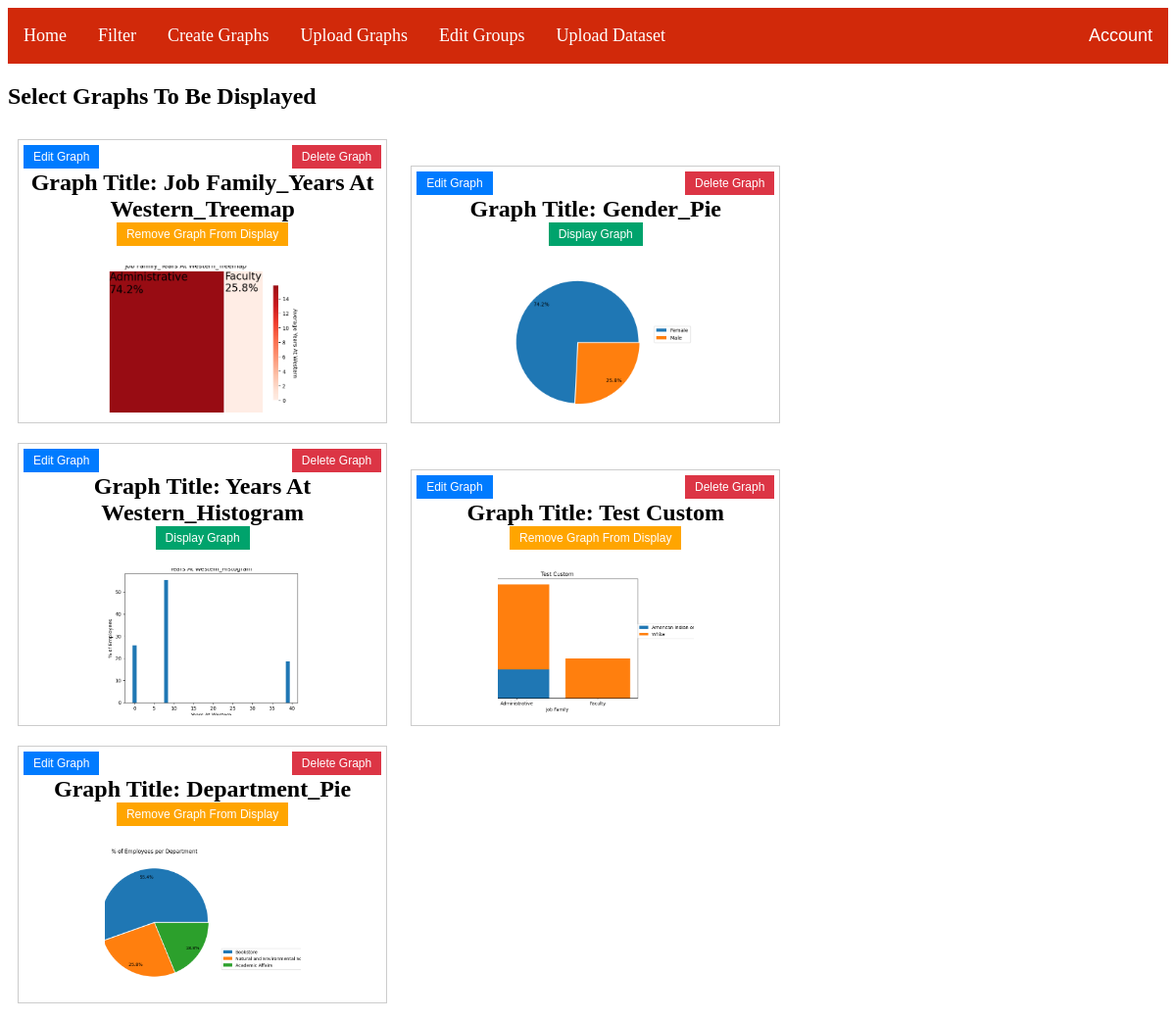
The page /uploadGraphs (signed in) on the database its author committed.
### main.py (models this page shows)
class Graphs(db.Model):
    id = db.Column(db.Integer, primary_key=True)
    path = db.Column(db.String(100), nullable=False)
    title = db.Column(db.String(50), nullable=False)
    description = db.Column(db.String(250), nullable=True)
    type = db.Column(db.String(20))
    useQuantity = db.Column(db.Boolean, default=False)
    currently_displayed = db.Column(db.Boolean, default=False, nullable=False)
    group_id = db.Column(db.Integer, db.ForeignKey('graphgroup.id'), nullable=True)

### main.py (the view)
@app.route("/uploadGraphs", methods=['GET', 'POST'])
@login_required
def selectGraphsForDashboard():
    graphs = Graphs.query.all()
    return render_template('uploadGraphs.html', graphs=graphs)

### main.py (called while the page is built)
@login_manager.user_loader
def load_user(uid):
    return User.query.get(uid)

### templates/uploadGraphs.html (shortened to what this page needs)
{% extends 'base.html' %}
{% block content %}
<head>
</head>
<body>
<h2>Select Graphs To Be Displayed</h2>
{% for graph in graphs %}
    <div class="graph-container" data-graph-id="{{ graph.id }}">
        <h2>Graph Title: {{ graph.title }}
            <button class="edit-button">Edit Graph</button>
            <button class="delete-button">Delete Graph</button>
            <br>
            {% if graph.currently_displayed %} <button class="remove-display-graph-button">Remove Graph From Display</button>
            {% else %} <button class="display-graph-button">Display Graph</button> {% endif %}
        </h2>
        <div class="image-container">
            <img src="{{ graph.path }}" class="thumbnail-img">
        </div>
    </div>
{% endfor %}
</body>
{% endblock %}

### templates/base.html (shortened to what this page needs)
<html>
<head>
    <!DOCTYPE html>
    <link href="/static/style.css" rel="stylesheet">
</head>
{% if current_user.is_authenticated %}
<body>
    <nav>
        <ul>
            <li><a href='/'>Home</a></li>
            <li><a href='/filterGraphs'>Filter</a></li>
            <li><a href='/createGraph'>Create Graphs</a></li>
            <li><a href='/uploadGraphs'>Upload Graphs</a></li>
            <li><a href='/editGroups'>Edit Groups</a></li>
            <li><a href='/uploadDataset'>Upload Dataset</a></li>
            <div class="dropdown">
                <button class="dropbtn">Account  </button>
            </div>
        </ul>
    </nav>
</body>
{% endif %}
{% block content %}
{% endblock %}
</html>

### static/style.css (style rules this page uses)
ul { list-style-type: none; margin: 0; padding: 0; overflow: hidden; background-color: #d1290a; }
li { float: left; }
li a { display: block; color: white; text-align: center; padding: 18px 16px; text-decoration: none; font-size: 18px; }
.dropdown { float: left; overflow: hidden; float: right; }
.dropdown .dropbtn { font-size: 18px; color: white; background-color: #d1290a; border: none; padding: 18px 16px; }

### templates/base.html (style rules this page uses)
nav { position: sticky; top: 0; background-color: #333; z-index: 1; }

### templates/uploadGraphs.html (style rules this page uses)
.edit-button { position: absolute; top: 5px; left: 5px; background-color: #007bff; color: white; border: none; padding: 5px 10px; font-size: 12px; cursor: pointer; }
.delete-button { position: absolute; top: 5px; right: 5px; background-color: #dc3545; color: white; border: none; padding: 5px 10px; font-size: 12px; cursor: pointer; }
.graph-container { display: inline-block; width: 30%; margin: 10px; border: 1px solid #ccc; padding: 10px; text-align: center; position: relative; }
.thumbnail-img { width: 200px; height: 150px; object-fit: cover; }
.remove-display-graph-button { position: center; top: 5px; background-color: #FFA500; color: white; border: none; padding: 5px 10px; font-size: 12px; cursor: pointer; }
.display-graph-button { position: center; top: 5px; background-color: #00A36C; color: white; border: none; padding: 5px 10px; font-size: 12px; cursor: pointer; }

### rows shown on the page
Graphs: title "Job Family_Years At Western_Treemap", currently_displayed "Remove Graph From Display", path (picture)
Graphs: title "Gender_Pie", currently_displayed "Display Graph", path (picture)
Graphs: title "Years At Western_Histogram", currently_displayed "Display Graph", path (picture)
Graphs: title "Test Custom", currently_displayed "Remove Graph From Display", path (picture)
Graphs: title "Department_Pie", currently_displayed "Remove Graph From Display", path (picture)
